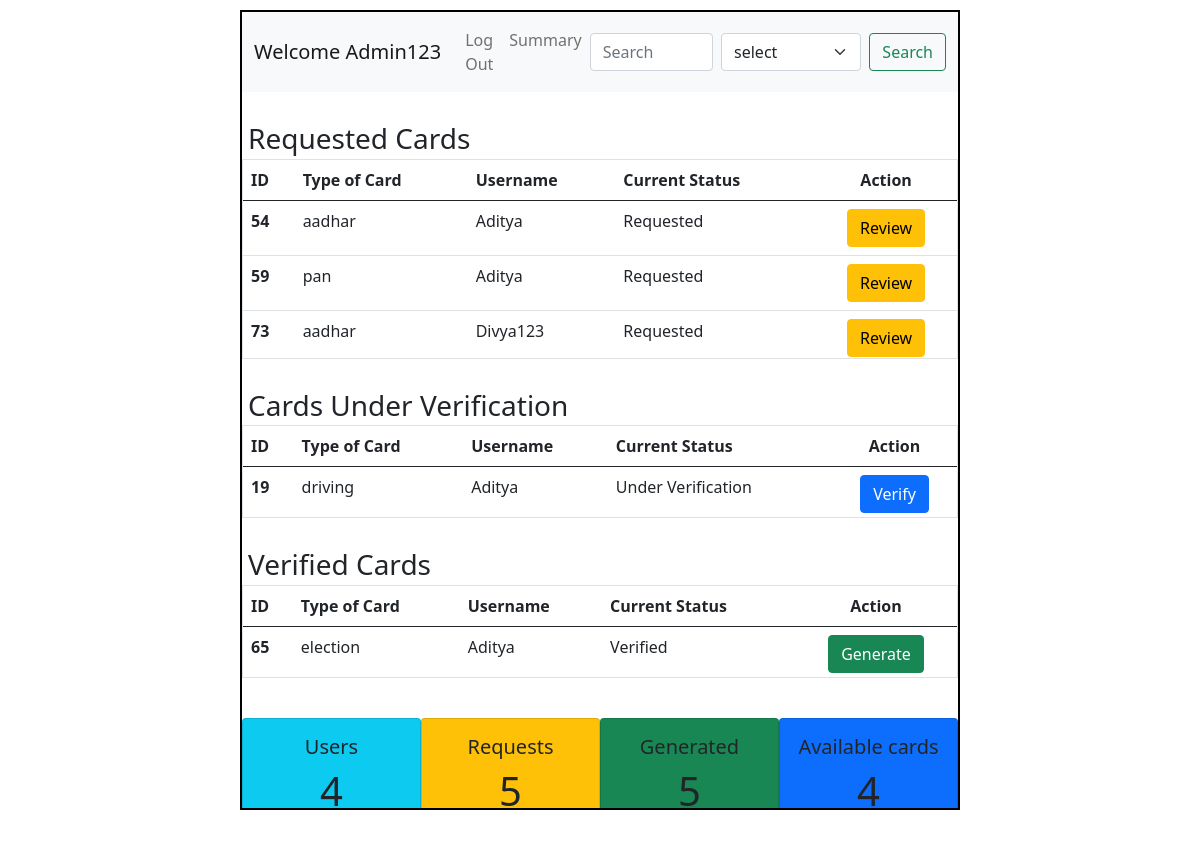
The page /admin on the database its author committed.
### application/models.py (models this page shows)
class User(db.Model):
    id = db.Column(db.Integer(),primary_key = True)
    username = db.Column(db.String(),unique=True,nullable = False)
    email = db.Column(db.String(),unique = True, nullable = False)
    password = db.Column(db.String(),nullable= False)
    type = db.Column(db.String(),default ="general")
    details = db.relationship("Info",backref = "creator")

class Info(db.Model):
    id = db.Column(db.Integer(),primary_key= True)
    atr_name = db.Column(db.String(), nullable=False)
    atr_value = db.Column(db.String(),nullable = False)
    c_name = db.Column(db.String(),nullable = False)
    user_id = db.Column(db.Integer(),db.ForeignKey("user.id"),nullable= False)

### application/controllers.py (the view)
@app.route("/admin")
def admin_dash():
    this_user = User.query.filter_by(type="admin").first()
    all_info = Info.query.all()
    users= len(User.query.all())-1
    requests = len(Info.query.filter_by(atr_value="requested").all())
    generated = len(Info.query.filter_by(atr_value="generated").all())
    return render_template("admin_dash.html", this_user=this_user, all_info=all_info,users=users,requests=requests,generated=generated)

### templates/admin_dash.html (shortened to what this page needs)
<!DOCTYPE html>
<html lang="en">
<head>
    <link rel="stylesheet" href="/static/style.css">
    <link href="https://cdn.jsdelivr.net/npm/bootstrap@5.0.2/dist/css/bootstrap.min.css" rel="stylesheet">
</head>
<body>
    <div id="main">
        <div id="canvas" class="overflow-auto">
          <nav class="navbar navbar-expand-lg navbar-light bg-light">
            <div class="container-fluid">
              <a class="navbar-brand" href="#">Welcome {{this_user.username}}</a>
              <div class="collapse navbar-collapse " id="navbarSupportedContent">
                <ul class="navbar-nav me-auto mb-2 mb-lg-0">
                  <li class="nav-item">
                    <a class="nav-link" href="/login">Log Out</a>
                  </li>
                  <li class="nav-item">
                    <a class="nav-link" href="/summary">Summary</a>
                  </li>
                </ul>
                <form class="d-flex" action="/results">
                  <input class="form-control me-2" type="search" placeholder="Search" aria-label="Search" name="search">
                  <select class="form-select me-2" aria-label="Default select example" name="key">
                    <option selected>select</option>
                  </select>
                  <input class="btn btn-outline-success" type="submit" value="Search">
                </form>
              </div>
            </div>
          </nav>
            <div id="content">
              <h3 class="headings">Requested Cards</h3>
              <div id="table" class="border" style="max-height:200px;overflow-y: scroll;">
              <table class="table">
                <thead>
                  <tr>
                    <th scope="col">ID</th>
                    <th scope="col">Type of Card</th>
                    <th scope="col">Username</th>
                    <th scope="col">Current Status</th>
                    <th scope="col" class="text-center">Action</th>
                  </tr>
                </thead>
                <tbody>
                  {% for info in all_info %}
                     {% if info.atr_value == "requested" %}
                        <tr>
                          <th scope="row">{{info.id}}</th>
                          <td>{{info.c_name}}</td>
                          <td>{{info.creator.username}}</td>
                          <td>Requested</td>
                          <td class="justify-content-evenly d-flex">
                            <a href="/update_status/{{info.c_name}}/{{info.user_id}}" type="button" class="btn btn-warning">Review</a>
                          </td>
                        </tr>
                      {% endif %}
                  {% endfor %}
                </tbody>
              </table>
              </div>
              <h3 class="headings">Cards Under Verification</h3>
              <div id="table" class="border" style="max-height:93px;overflow-y: scroll;">
              <table class="table">
                <thead>
                  <tr>
                    <th scope="col">ID</th>
                    <th scope="col">Type of Card</th>
                    <th scope="col">Username</th>
                    <th scope="col">Current Status</th>
                    <th scope="col" class="text-center">Action</th>
                  </tr>
                </thead>
                <tbody>
                  {% for info in all_info %}
                     {% if info.atr_value == "under_verification" %}
                        <tr>
                          <th scope="row">{{info.id}}</th>
                          <td>{{info.c_name}}</td>
                          <td>{{info.creator.username}}</td>
                          <td>Under Verification</td>
                          <td class="justify-content-evenly d-flex">
                            <a href="/update_status/{{info.c_name}}/{{info.user_id}}" type="button" class="btn btn-primary">Verify</a>
                          </td>
                        </tr>
                      {% endif %}
                  {% endfor %}
                </tbody>
              </table>
              </div>
              <h3 class="headings">Verified Cards </h3>
              <div id="table" class="border" style="max-height:93px;overflow-y: scroll;">
              <table class="table">
                <thead>
                  <tr>
                    <th scope="col">ID</th>
                    <th scope="col">Type of Card</th>
                    <th scope="col">Username</th>
                    <th scope="col">Current Status</th>
                    <th scope="col" class="text-center">Action</th>
                  </tr>
                </thead>
                <tbody>
                  {% for info in all_info %}
                    {% if info.atr_value == "verified" %}
                      <tr>
                        <th scope="row">{{info.id}}</th>
                        <td>{{info.c_name}}</td>
                        <td>{{info.creator.username}}</td>
                        <td>Verified</td>
                        <td class="justify-content-evenly d-flex">
                          <a href="/generate/{{info.c_name}}/{{info.user_id}}" type="button" class="btn btn-success">Generate</a>
                        </td>
                      </tr>
                    {% endif %}
                  {% endfor %}
                </tbody>
              </table>
              </div>
                <div class="d-flex justify-content-around text-center" style="margin-top: 40px;">
                  <div class="card bg-info p-3 ">
                    <h5>Users</h5>
                    <h1>{{users}}</h1>
                  </div>
                  <div class="card bg-warning p-3 ">
                    <h5>Requests</h5>
                    <h1>{{requests}}</h1>
                  </div>
                  <div class="card bg-success p-3 ">
                    <h5>Generated</h5>
                    <h1>{{generated}}</h1>
                  </div>
                  <div class="card bg-primary p-3 ">
                    <h5>Available cards</h5>
                    <h1>4</h1>
                  </div>
                </div>
            </div>
        </div>
    </div>
</body>
</html>

### static/style.css (style rules this page uses)
* { margin:0px; }
#main { margin-top: 10px; }
#canvas { border:2px solid black; margin-top: 10px; }
#canvas { width: 60%; margin: auto; height:800px; }
.headings { margin:3px; padding-left:3px ; margin-top: 30px; }

### templates/admin_dash.html (style rules this page uses)
.card { width:200px; }

### rows shown on the page
User: username "Admin123"
Info: id "54", c_name "aadhar", creator.username "Aditya"
Info: id "59", c_name "pan", creator.username "Aditya"
Info: id "73", c_name "aadhar", creator.username "Divya123"
Info: id "19", c_name "driving", creator.username "Aditya"
Info: id "65", c_name "election", creator.username "Aditya"

### other values the page prints
{{ users }} "4"
{{ requests }} "5"
{{ generated }} "5"
